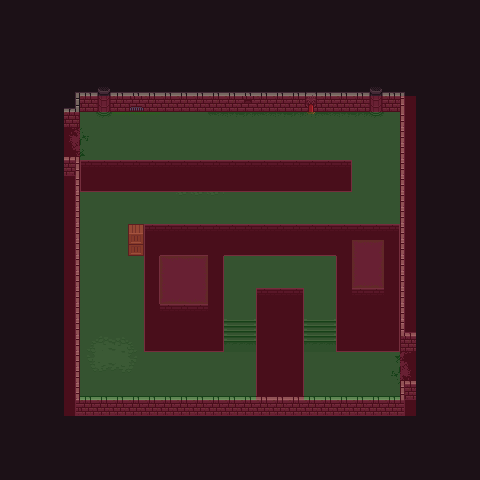

Tiled map render using the project's own tile images. Description and the map definition, with tile-layer contents summarised, below:
An orthogonal 30x30 tile map with 16x16 px tiles, 9 tile layers (bg, bg2, bg2-1, floor, ...), 5 tilesets and 18 objects (w, e).

<map version="1.5" tiledversion="1.7.0" orientation="orthogonal" renderorder="right-down" width="30" height="30" tilewidth="16" tileheight="16" infinite="0" nextlayerid="17" nextobjectid="40">
 <tileset firstgid="1" source="0x72_16x16DungeonTileset.v4.tsx" />
 <tileset firstgid="257" source="0x72_16x16DungeonTileset_walls.v1.tsx" />
 <tileset firstgid="513" source="NavigationTileSet.tsx" />
 <tileset firstgid="515" source="Enemies.tsx" />
 <tileset firstgid="518" source="spawnTileset.tsx" />
 <layer id="1" name="bg" width="30" height="30">
  <data>[900 cells, 900 non-empty, 2 distinct tile ids]</data>
 </layer>
 <layer id="5" name="bg2" width="30" height="30">
  <data>[900 cells, 111 non-empty, 8 distinct tile ids]</data>
 </layer>
 <layer id="6" name="bg2-1" width="30" height="30">
  <data>[900 cells, 3 non-empty, 1 distinct tile ids]</data>
 </layer>
 <layer id="2" name="floor" width="30" height="30">
  <data>[900 cells, 238 non-empty, 1 distinct tile ids]</data>
 </layer>
 <layer id="7" name="exits" width="30" height="30">
  <data>[900 cells, 8 non-empty, 8 distinct tile ids]</data>
 </layer>
 <layer id="3" name="fg" width="30" height="30">
  <data>[900 cells, 120 non-empty, 18 distinct tile ids]</data>
 </layer>
 <layer id="4" name="props" width="30" height="30">
  <data>[900 cells, 66 non-empty, 36 distinct tile ids]</data>
 </layer>
 <layer id="12" name="treasure" width="30" height="30">
  <data>[900 cells, 0 non-empty, 0 distinct tile ids]</data>
 </layer>
 <objectgroup id="8" name="Collisions">
  <object id="31" x="64" y="120">
   <polygon points="0,0 16,0 15.9091,-15.6364 31.9091,-15.6364 36,-12 44,-12 47.9091,-15.6364 303.909,-15.6364 308,-12 316,-12 319.909,-15.6364 335.909,-15.6364 336,224 352,224 352,260 336,260 336,276 16,276 16,36 0,36" />
  </object>
  <object id="37" x="128" y="248">
   <polygon points="0,0.1875 0,-24 16,-24 16,0.1875" />
  </object>
 </objectgroup>
 <objectgroup id="9" name="Void">
  <object id="32" x="80" y="184">
   <polygon points="-0.125,0.375 0,-24 272,-24 271.875,0.375" />
  </object>
  <object id="33" x="304" y="396">
   <polygon points="0,0 0,-108 -48,-108 -48,0" />
  </object>
  <object id="34" x="400" y="352">
   <polygon points="-0.0625,-7.625 -64.0625,-7.625 -64,-103.688 -176,-103.688 -176,-7.6875 -256,-7.6875 -256,-128 0,-128" />
  </object>
  <object id="35" x="160" y="304">
   <polygon points="0,0 0,-56 48,-56 48,0" />
  </object>
  <object id="36" x="352" y="288">
   <polygon points="0,0 0,-56 32,-56 32,0" />
  </object>
 </objectgroup>
 <objectgroup id="10" name="Gates">
  <object id="29" name="w" x="64" y="128">
   <polygon points="0,0 16,0 16,28 0,28" />
  </object>
  <object id="30" name="e" x="400" y="352">
   <polygon points="0,0 16,0 16,28 0,28" />
  </object>
 </objectgroup>
 <objectgroup id="16" name="SpawnPoints">
  <object id="38" gid="520" x="80" y="144" width="16" height="16" />
  <object id="39" gid="519" x="384" y="368" width="16" height="16" />
 </objectgroup>
 <layer id="11" name="navigation" width="30" height="30" opacity="0.2">
  <data>[900 cells, 439 non-empty, 2 distinct tile ids]</data>
 </layer>
 <objectgroup id="15" name="Enemies">
  <object id="22" gid="515" x="368" y="272" width="16" height="16" />
  <object id="23" gid="515" x="176" y="288" width="16" height="16" />
  <object id="24" gid="516" x="176" y="144" width="16" height="16" />
  <object id="25" gid="517" x="32" y="368" width="16" height="16" />
  <object id="26" gid="517" x="112" y="448" width="16" height="16" />
  <object id="27" gid="516" x="112" y="224" width="16" height="16" />
  <object id="28" gid="516" x="96" y="352" width="16" height="16" />
 </objectgroup>
</map>
